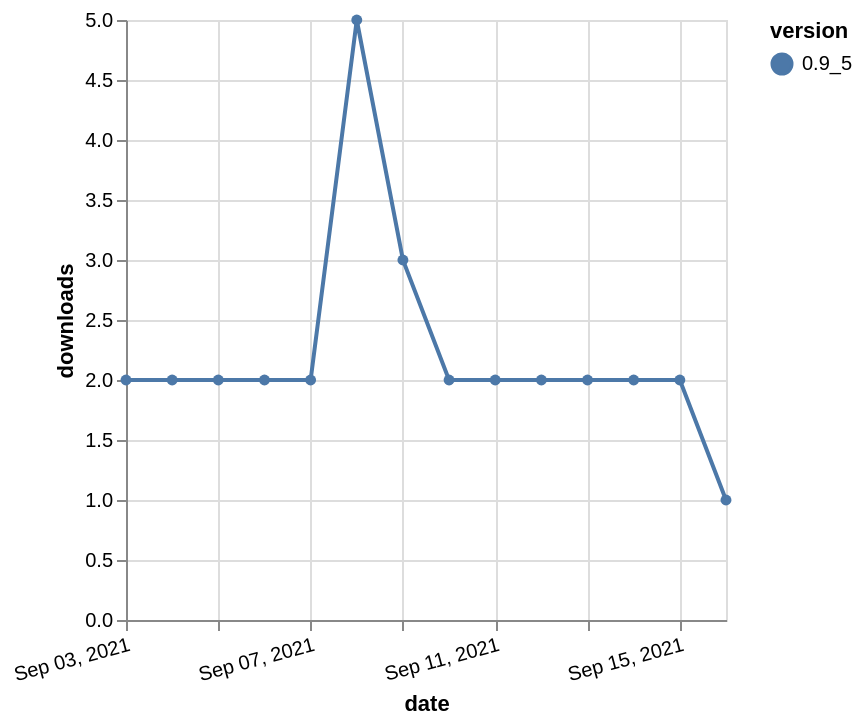

Vega-Lite specification for this chart:
### Vega-Lite specification from a JSON file in a GitHub repository (floating-point values rounded to 4 significant figures)
{"$schema": "https://vega.github.io/schema/vega-lite/v5.json", "description": "A simple bar chart with embedded data.", "data": {"values": [{"date": "2021-09-03", "total": 6725, "delta": 2, "version": "0.9_5"}, {"date": "2021-09-04", "total": 6727, "delta": 2, "version": "0.9_5"}, {"date": "2021-09-05", "total": 6729, "delta": 2, "version": "0.9_5"}, {"date": "2021-09-06", "total": 6731, "delta": 2, "version": "0.9_5"}, {"date": "2021-09-07", "total": 6733, "delta": 2, "version": "0.9_5"}, {"date": "2021-09-08", "total": 6738, "delta": 5, "version": "0.9_5"}, {"date": "2021-09-09", "total": 6741, "delta": 3, "version": "0.9_5"}, {"date": "2021-09-10", "total": 6743, "delta": 2, "version": "0.9_5"}, {"date": "2021-09-11", "total": 6745, "delta": 2, "version": "0.9_5"}, {"date": "2021-09-12", "total": 6747, "delta": 2, "version": "0.9_5"}, {"date": "2021-09-13", "total": 6749, "delta": 2, "version": "0.9_5"}, {"date": "2021-09-14", "total": 6751, "delta": 2, "version": "0.9_5"}, {"date": "2021-09-15", "total": 6753, "delta": 2, "version": "0.9_5"}, {"date": "2021-09-16", "total": 6754, "delta": 1, "version": "0.9_5"}]}, "width": "container", "mark": {"type": "line", "point": {"filled": true}}, "encoding": {"x": {"field": "date", "type": "temporal", "timeUnit": "yearmonthdate", "title": "date", "axis": {"labelAngle": -15}}, "y": {"field": "delta", "type": "quantitative", "title": "downloads"}, "color": {"field": "version", "type": "nominal"}, "tooltip": {"field": "delta"}}}
